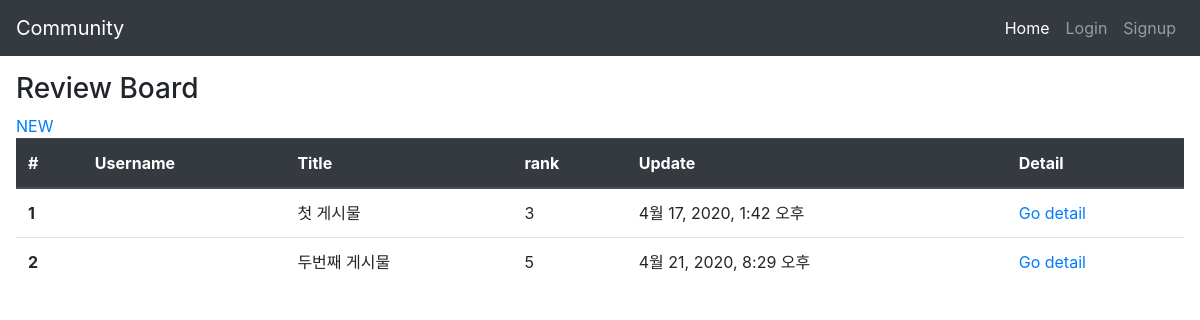
/reviews/, run on an earlier commit of the app's database.
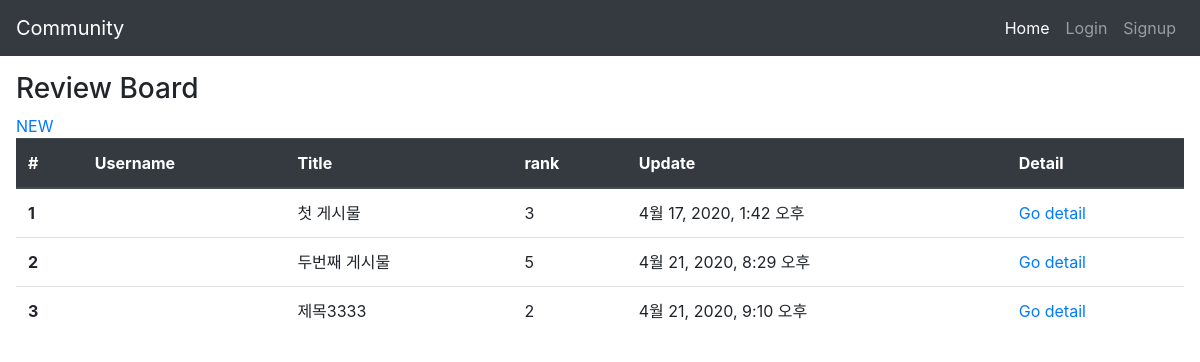
And on a later commit of the database.
### reviews/models.py (models this page shows)
class Review(models.Model):
    title = models.CharField(max_length=30)
    content = models.TextField()
    rank = models.IntegerField()
    created_at = models.DateTimeField(auto_now=True)
    updated_at = models.DateTimeField(auto_now_add=True)

### reviews/views.py (the view)
# urls.py: path('', views.index, name= 'index'),
def index(request):
    reviews = Review.objects.all()
    context = {
        'reviews' : reviews
    }
    return render(request,'reviews/index.html',context)

### reviews/templates/reviews/index.html
{% extends 'base.html' %}
{% block body %}
<h3>Review Board</h3>
<a href="{% url 'reviews:create' %}">NEW</a>
<table class="table">
    <thead class="thead-dark">
      <tr>
        <th scope="col">#</th>
        <th scope="col">Username</th>
        <th scope="col">Title</th>
        <th scope="col">rank</th>
        <th scope="col">Update</th>
        <th scope="col">Detail</th>
      </tr>
    </thead>
    <tbody>
    {% for review in reviews %}
      <tr>
        <th scope="row">{{forloop.counter}}</th>
        <td>{{request.uesr.username}}</td>
        <td>{{review.title}}</td>
        <td>{{review.rank}}</td>
        <td>{{review.updated_at}}</td>
        <td><a href="{% url 'reviews:detail' review.pk %}">Go detail</a></td>
      </tr>
      {% endfor %}
    </tbody>
  </table>
{% endblock %}

What changed in the data, as far as the page shows it:
added Review: title "제목3333", rank "2", updated_at "4월 21, 2020, 9:10 오후"
